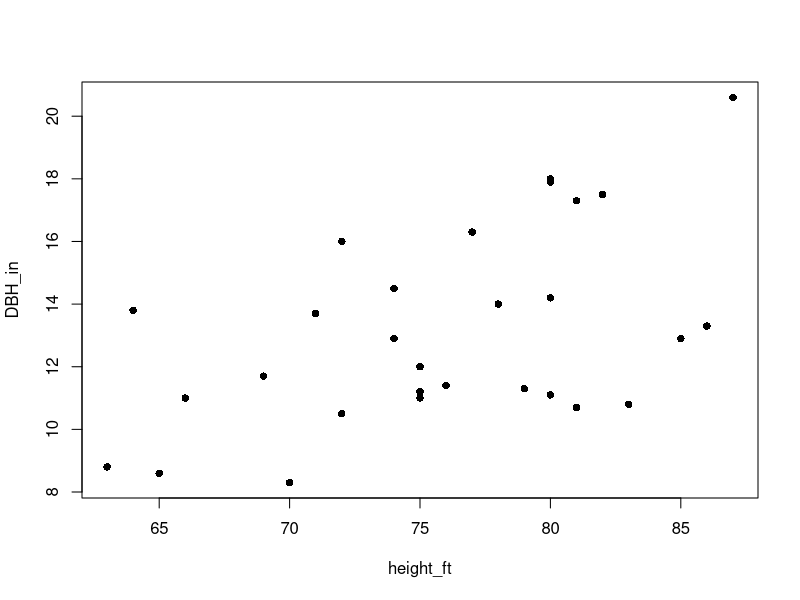
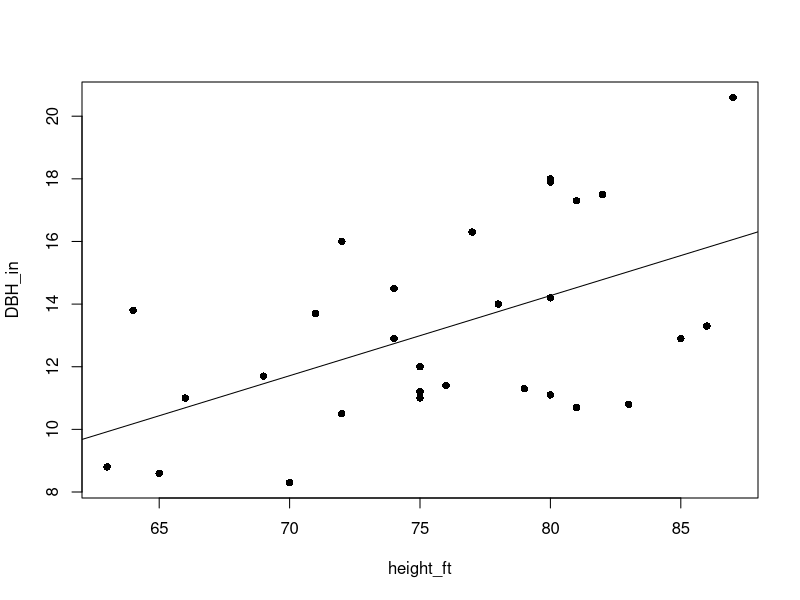

Recreate these plots in R, in order.

# Load the data:
data(trees)
# Show the top few entries:
head(trees)

# rename columns
names(trees) <- c("DBH_in","height_ft", "volume_ft3")
head(trees)

plot(DBH_in ~ height_ft, data = trees, pch=16)

mod <- lm(DBH_in ~ height_ft, data = trees)
mod
summary(mod)

# Plot the scatterplot as before:
plot(DBH_in ~ height_ft, data = trees, pch=16)
# And then plot the fitted line:
abline(mod)